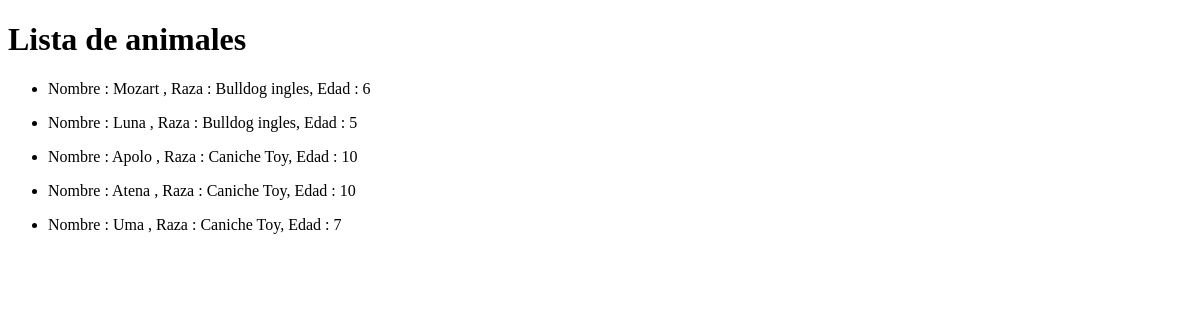
The app's page /mostrar_animales/, older data.
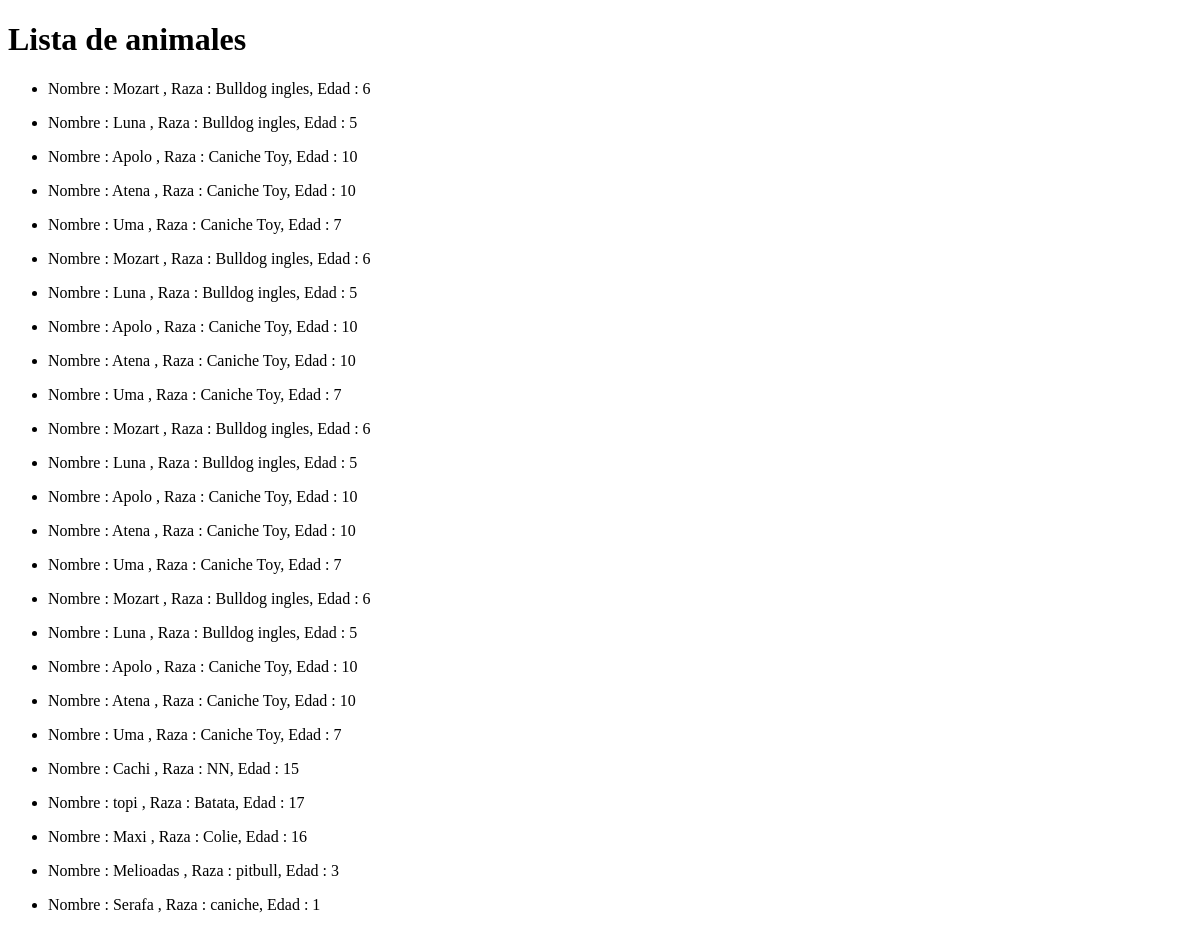
The same page, newer data.
### MVT/models.py (models this page shows, shortened)
class Animal(models.Model):
    nombre = models.CharField(max_length = 100)
    raza = models.CharField(max_length = 200)
    edad = models.IntegerField()

### MVT/views.py (the view)
# urls.py: path("mostrar_animales/", views.mostrarAnimal),
def mostrarAnimal(request):
    lista_animales = Animal.objects.all()
    return render(request, "MVT/animales.html", {"lista_animales" : lista_animales})

### MVT/templates/MVT/animales.html (shortened to what this page needs)
<!DOCTYPE html>
<html>
    <head>
        <link rel="stylesheet" href="">
    </head>
    <body>
        <h1> Lista de animales </h1>
        {% for a in lista_animales %}
        <ul>
            <li> Nombre : {{a.nombre}} , Raza : {{a.raza}}, Edad : {{a.edad}} </li>
        </ul>
        {% endfor %}
    </body>
</html>

Row changes from the older to the newer data that the page shows:
added Animal: nombre "Mozart", raza "Bulldog ingles", edad "6"
added Animal: nombre "Luna", raza "Bulldog ingles", edad "5"
added Animal: nombre "Apolo", raza "Caniche Toy", edad "10"
added Animal: nombre "Atena", raza "Caniche Toy", edad "10"
added Animal: nombre "Uma", raza "Caniche Toy", edad "7"
added Animal: nombre "Mozart", raza "Bulldog ingles", edad "6"
added Animal: nombre "Luna", raza "Bulldog ingles", edad "5"
added Animal: nombre "Apolo", raza "Caniche Toy", edad "10"
added Animal: nombre "Atena", raza "Caniche Toy", edad "10"
added Animal: nombre "Uma", raza "Caniche Toy", edad "7"
added Animal: nombre "Mozart", raza "Bulldog ingles", edad "6"
added Animal: nombre "Luna", raza "Bulldog ingles", edad "5"
added Animal: nombre "Apolo", raza "Caniche Toy", edad "10"
added Animal: nombre "Atena", raza "Caniche Toy", edad "10"
added Animal: nombre "Uma", raza "Caniche Toy", edad "7"
added Animal: nombre "Cachi", raza "NN", edad "15"
added Animal: nombre "topi", raza "Batata", edad "17"
added Animal: nombre "Maxi", raza "Colie", edad "16"
added Animal: nombre "Melioadas", raza "pitbull", edad "3"
added Animal: nombre "Serafa", raza "caniche", edad "1"
